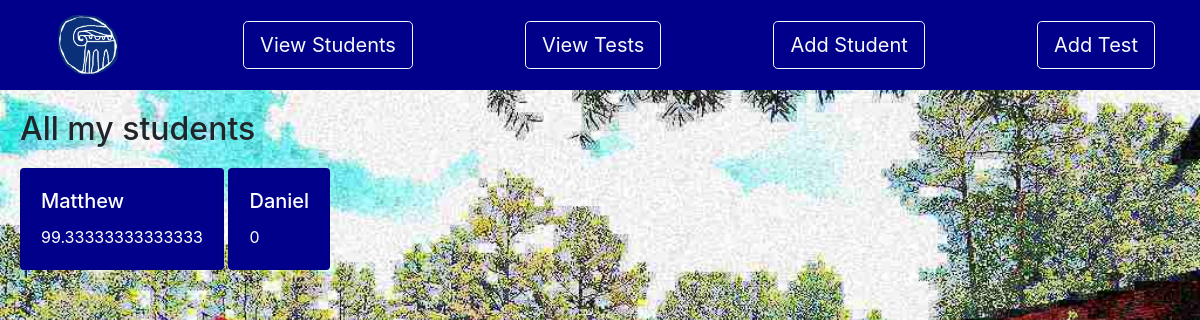
The page /verax/students/ on the database as committed earlier.
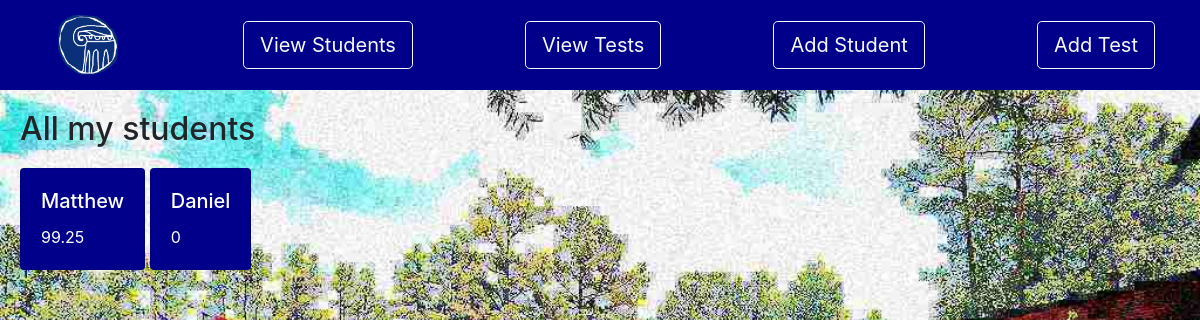
The same page on the database as committed later.
### verax/models.py (models this page shows, shortened)
class Student(models.Model):
    name = models.CharField(max_length=250)
    average = models.DecimalField(decimal_places=2, max_digits=5, null=True, blank=True)
    def calculated_ave(self):
        my_tests = Test.objects.all().filter(student=self)
        if my_tests.count() is 0:
            return 0;
        else:
            print(my_tests)
            sum = 0
            for test in my_tests:
                sum += test.grade
            ave = sum / my_tests.count()
            return ave
    def __str__(self):
        return self.name

class Test(models.Model):
    name = models.CharField(max_length=250)
    student = models.ForeignKey(Student, null=True, on_delete=models.CASCADE)
    grade = models.PositiveIntegerField()
    def __str__(self):
        return "{}-{}".format(self.student, self.name)

### verax/views.py (the view)
# urls.py: path('students/', StudentList.as_view(), name="students"),
class StudentList(ListView):
    model = Student
    context_object_name = 'students'
    template_name = "studentlist.html"
    def get_context_data(self, **kwargs):
        context = super().get_context_data(**kwargs)
        return context

### verax/templates/studentlist.html
{% extends 'base_nav.html' %}
{% load static %}
{% block content %}
    <h2>All my students</h2>
    <div class="scrolling-wrapper">
        {% for student in object_list %}
        <div class="card">
            <div class="card-body">
                <h5 class="card-title">{{ student.name }}</h5>
                <p class="card-text">{{ student.calculated_ave }}</p>
            </div>
        </div>
        {% endfor %}
    </div>
{% endblock %}

Rows that differ between the two databases and show on the page:
changed Student "Matthew": calculated_ave "99.33333333333333" → "99.25"
